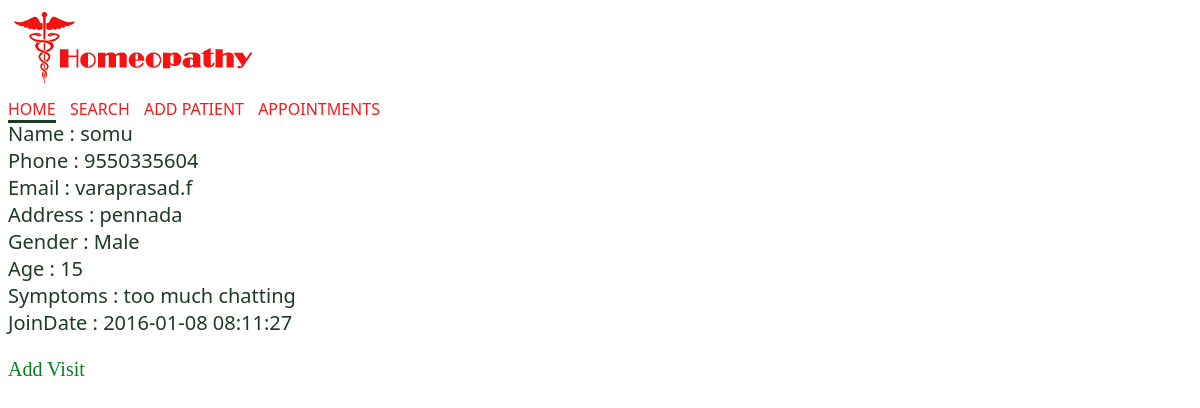
The app's page /admin/view_patient.php?p_id=2 with its own data.
### tables this page shows
CREATE TABLE IF NOT EXISTS `patient` (
  `p_id` int(11) NOT NULL AUTO_INCREMENT,
  `pname` varchar(20) DEFAULT NULL,
  `phone` varchar(20) DEFAULT NULL,
  `email` varchar(12) DEFAULT NULL,
  `address` longtext,
  `gender` varchar(20) NOT NULL,
  `age` int(20) NOT NULL,
  `symptoms` longtext,
  `joindate` datetime DEFAULT NULL,
  PRIMARY KEY (`p_id`)
);

### admin/view_patient.php (the view, shortened to what this page needs)
<!DOCTYPE html>
<html>
<head>
  <link rel="stylesheet" href="index.css"   media="all"    type="text/css" />
</head>
<body>
<?php require_once("navmenu.php"); ?>
<?php
  $dbc = mysqli_connect(DB_HOST, DB_USER, DB_PASSWORD, DB_NAME);
     $p_id = $_GET['p_id'];
     $query = "SELECT * FROM patient WHERE p_id='$p_id'";
     $data = mysqli_query($dbc, $query);
	while($row = mysqli_fetch_array($data)) {
	      echo '<br><p id="val">Name : '.$row['pname'].'<br>';
	      echo 'Phone : '.$row['phone'].'<br>';
	      echo 'Email : '.$row['email'].'<br>';
	      echo 'Address : '.$row['address'].'<br>';
	      echo 'Gender : '.$row['gender'].'<br>';
	      echo 'Age : '.$row['age'].'<br>';
	      echo 'Symptoms : '.$row['symptoms'].'<br>';
	      echo 'JoinDate : '.$row['joindate'].'<br></p>';
	      echo '<br><a href="add_visit.php?p_id='.$row['p_id'].'" id="newlink">Add Visit</a>';
	}
?>
</body>
</html>

### admin/index.css (style rules this page uses)
body p { color:#1C3B23; margin:0px; }
body a { text-decoration:none; color:#F51919; margin-right:10px; }
#newlink { color:#047F1C; font-family: Tw Cen MT; margin:0px; font-size:20px; }
#val { margin:0px; font-size:20px; }

### records on screen
patient: pname "somu", phone "9550335604", email "varaprasad.f", address "pennada", gender "Male", age "15", symptoms "too much chatting", joindate "2016-01-08 08:11:27"
